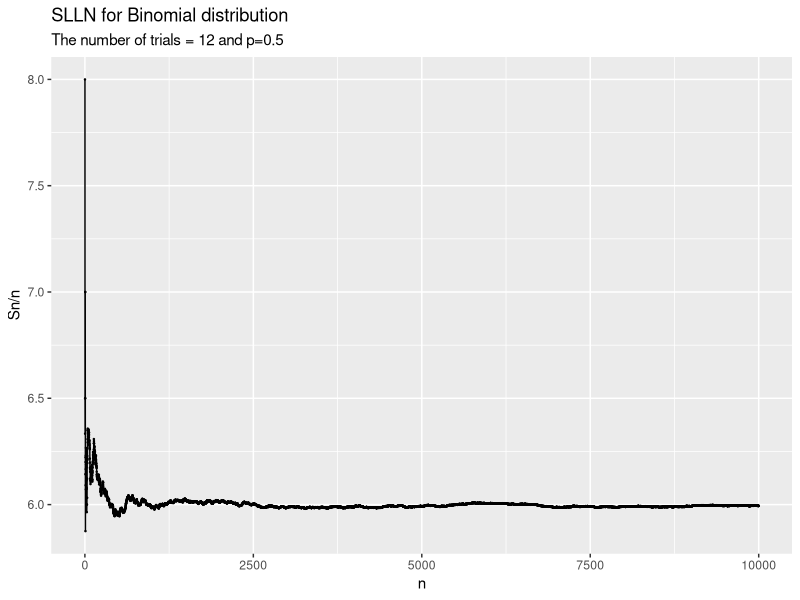
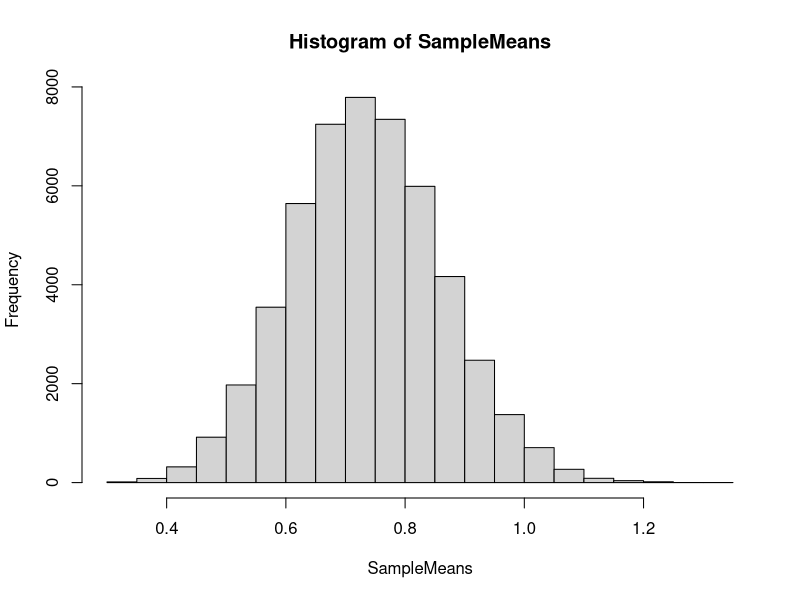

Recreate these plots in R, in order.
## ---- chunk 1
#### R code for Q4 in TUT 1 #####
set.seed(305)
n = 10000
ctr = 0
simlist = numeric(n)
while (ctr < n) {
  trial <- sample(1:6, 2, replace = TRUE)
  if (sum(trial) == 7) {  # Check if sum is 7
    success <- if (trial[1] == 2) 1 else 0
    ctr <- ctr + 1
    simlist[ctr] <- success
  }
}
mean(simlist) #Proportion of the required events
## ---- chunk 2
## program for TUT3, STA237 ###
## Q1 ###
nfact2 <- function(n){
  # calculate n factorial
  if (n == 1){
    cat("called nfact2(1)\n")
    return(1)
  } else {
    cat("called nfact2(", n, ")\n", sep="")
    return(n*nfact2(n-1))
  }
}

nfact2(6)


### Q4 ####
A = matrix(c(3, 4, 2, 4, 9, 3, 6, 7, 2, 1 , 6, 9), nrow = 3, ncol = 4)
transA = t(A)
solve(A%*%transA)
## ---- chunk 3
#install.packages("ggplot2")
library(ggplot2)
## TUT 8 #####

### Binomial Distribution ####
s <- 12 #The number of trials
p <- 0.5
n <- 10000
result <- numeric(n)
sn <- 0
for (i in 1:n){
  sn <- sn + rbinom(1, s, p)
  result[i] <- sn/i
}

ind <- 1:n
data = data.frame(Index = ind, result = result)
ggplot(data, aes(x = Index, y = result)) + geom_point(size = 0.2) +
  ylab("Sn/n") + xlab("n") +
  labs(title = "SLLN for Binomial distribution", subtitle = "The number of trials = 12 and p=0.5") +
  geom_line()
## ---- chunk 4
## TUT 9 #####

### Binomial Distribution ####
set.seed(503)
s <- 50000 #The number of simulations
p <- 0.15 #The probability of success
t <- 5 #The number of trials
n <- 40 #The sample size
SampleMeans <- numeric(s)
SimValues <- matrix(0, n, s)

for (i in 1:s){
  SimValues[,i] <- rbinom(n, t, p)
  SampleMeans[i] <- mean(SimValues[,i])
}

hist(SampleMeans)
